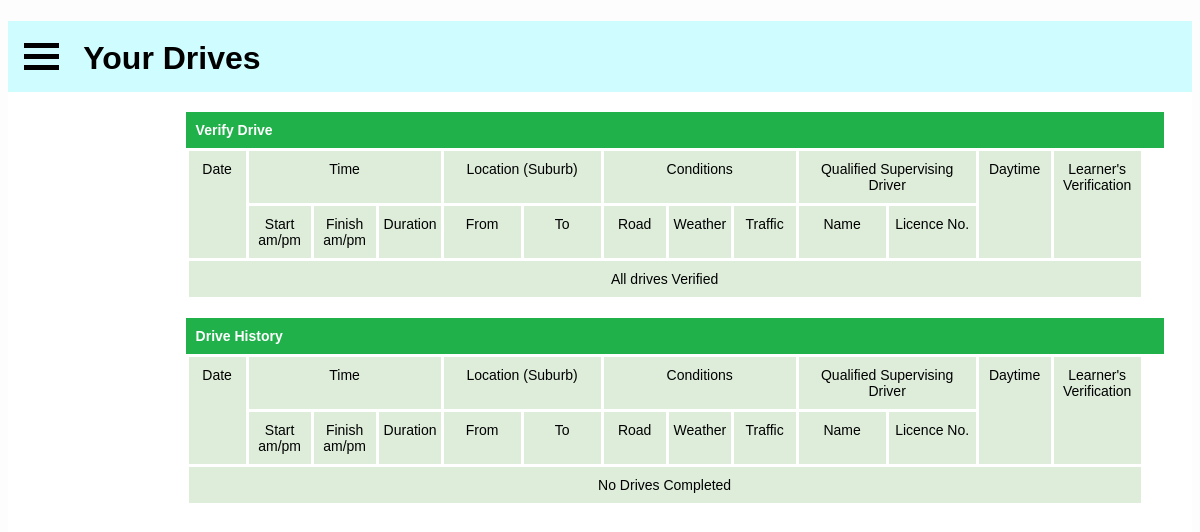
The app's page /learners/view-drives.php (signed in), older data.
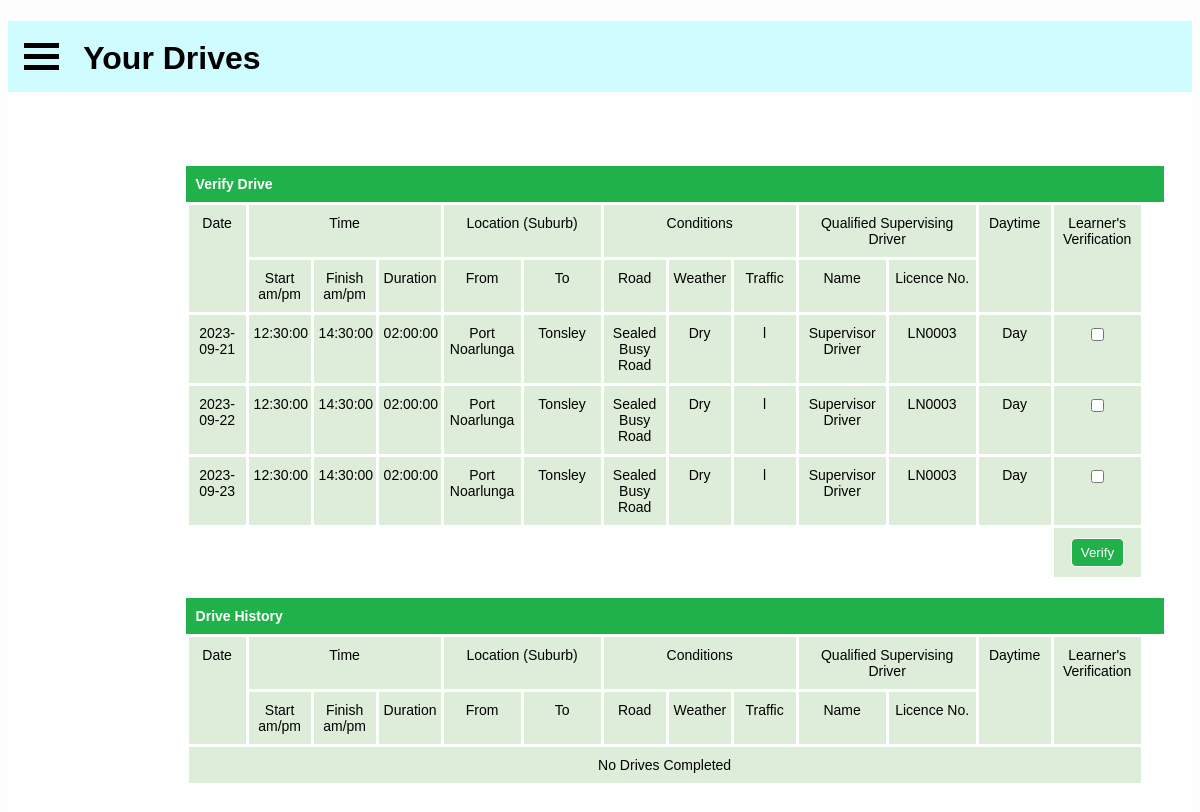
The same page, newer data.
### tables this page shows
CREATE TABLE Drives (
    id int NOT NULL AUTO_INCREMENT PRIMARY KEY,
    supervisorLicenceNumber varchar(6) NOT NULL,
    driveDate date,
    startTime time,
    endTime time,
    duration time GENERATED ALWAYS AS (TIMEDIFF(endTime, startTime)),
    fromLoc varchar(100),
    toLoc varchar(100),
    conditionRoadType varchar(20),
    conditionRoadCapacity varchar(20),
    conditionWeather varchar(20),
    conditionTraffic varchar(20),
    daytime boolean,
    learnerLicenceNo varchar(6) NOT NULL,
    verified boolean DEFAULT 0
) AUTO_INCREMENT = 1;

CREATE TABLE Users (
    id int NOT NULL AUTO_INCREMENT PRIMARY KEY,
    email varchar(100) UNIQUE,
    password varchar(100),
    phoneNumber varchar(10),
    firstName varchar(100),
    lastName varchar(100),
    dob date,
    learner boolean DEFAULT 0,
    instructor boolean DEFAULT 0,
    supervisor boolean DEFAULT 0,
    government boolean DEFAULT 0,
    licenceNo varchar(6),
    hasTempPassword boolean DEFAULT 0
) AUTO_INCREMENT = 1;

### learners/view-drives.php (the view, shortened to what this page needs)
<?php
require_once "../inc/db-session-include.php";
?>
<!DOCTYPE html>
<html lang="en">
<head>
    <link rel="stylesheet" href="../style/drive-table.css" />
    <link rel="stylesheet" href="../style/menu-style.css" />
</head>
<body>
    <?php
    require_once "learner-menu.php";
    ?>
    <div class="center" id="container">
        <?php
        $licenceNo = "";
        $sql = "SELECT licenceNo FROM Users WHERE id = '" . $_SESSION["userID"] . "';";
        if ($result = mysqli_query($conn, $sql)) {
            if (mysqli_num_rows($result) > 0) {
                $row = mysqli_fetch_assoc($result);
                $licenceNo = $row["licenceNo"];
            }
        }
        echo "<form action='verify-drive.php' method='post'>";
        echo '<table class="tg">
        <caption>Verify Drive</caption>
        <colgroup>
        <col style="width: 60px">
        <col style="width: 65px">
        <col style="width: 65px">
        <col style="width: 65px">
        <col style="width: 80px">
        <col style="width: 80px">
        <col style="width: 65px">
        <col style="width: 65px">
        <col style="width: 65px">
        <col style="width: 90px">
        <col style="width: 90px">
        <col style="width: 75px">
        <col style="width: 90px">
        </colgroup>
        <thead>
        <tr>
            <td class="cells" rowspan="2">Date</td>
            <td class="cells" colspan="3">Time</td>
            <td class="cells" colspan="2">Location (Suburb)</td>
            <td class="cells" colspan="3">Conditions</td>
            <td class="cells" colspan="2">Qualified Supervising Driver</td>
            <td class="cells" rowspan="2">Daytime</td>
            <td class="cells" rowspan="2">Learner\'s<br>Verification</td>
        </tr>
        <tr>
            <td class="cells">Start<br>am/pm</td>
            <td class="cells">Finish<br>am/pm</td>
            <td class="cells">Duration<br></td>
            <td class="cells">From</td>
            <td class="cells">To</td>
            <td class="cells">Road</td>
            <td class="cells">Weather</td>
            <td class="cells">Traffic</td>
            <td class="cells">Name</td>
            <td class="cells">Licence No.</td>
        </tr>
        </thead>';
        $sql = "SELECT Drives.driveDate, Drives.startTime, Drives.endTime,
                       Drives.duration, Drives.fromLoc, Drives.toLoc,
                       Drives.conditionRoadType, Drives.conditionRoadCapacity, Drives.conditionWeather,
                       Drives.conditionTraffic, Drives.supervisorLicenceNumber, Drives.id,
                       Drives.daytime, Users.firstName, Users.lastName
                       FROM Drives JOIN Users ON Drives.supervisorLicenceNumber = Users.licenceNo WHERE Drives.verified=0 AND Drives.learnerLicenceNo = '$licenceNo';";
        if ($result = mysqli_query($conn, $sql)) {
            if (mysqli_num_rows($result) > 0) {
                while ($row = mysqli_fetch_assoc($result)) {
                    echo "<br>";
                    $day = $row['daytime'] ? "Day" : "Night";
                    $name = $row["firstName"] . " " . $row["lastName"];
                    echo "<tr>
                            <td>{$row['driveDate']}</td>
                            <td>{$row['startTime']}</td>
                            <td>{$row['endTime']}</td>
                            <td>{$row['duration']}</td>
                            <td>{$row['fromLoc']}</td>
                            <td>{$row['toLoc']}</td>
                            <td>{$row['conditionRoadType']} {$row['conditionRoadCapacity']}</td>
                            <td>{$row['conditionWeather']}</td>
                            <td>{$row['conditionTraffic']}</td>
                            <td>$name</td>
                            <td>{$row['supervisorLicenceNumber']}</td>
                            <td>$day</td>
                            <td><input type='checkbox' name='{$row["id"]}'/></td>
                          </tr>";
                }
                echo "
                <tr>
                    <td style='background-color: white'></td>
                    <td style='background-color: white'></td>
                    <td style='background-color: white'></td>
                    <td style='background-color: white'></td>
                    <td style='background-color: white'></td>
                    <td style='background-color: white'></td>
                    <td style='background-color: white'></td>
                    <td style='background-color: white'></td>
                    <td style='background-color: white'></td>
                    <td style='background-color: white'></td>
                    <td style='background-color: white'></td>
                    <td style='background-color: white'></td>
                    <td><input type='submit' id='submit-verify' value='Verify'/></td>
                </tr>";
            } else {
                echo "<tr><td colspan='13'>All drives Verified</td></tr>";
            }
        }
        echo "</table>";
        echo "</form><br>";
        ?>
        <?php
        echo '<table class="tg">
        <caption>Drive History</caption>
        <colgroup>
        <col style="width: 60px">
        <col style="width: 65px">
        <col style="width: 65px">
        <col style="width: 65px">
        <col style="width: 80px">
        <col style="width: 80px">
        <col style="width: 65px">
        <col style="width: 65px">
        <col style="width: 65px">
        <col style="width: 90px">
        <col style="width: 90px">
        <col style="width: 75px">
        <col style="width: 90px">
        </colgroup>
        <thead>
        <tr>
            <td class="cells" rowspan="2">Date</td>
            <td class="cells" colspan="3">Time</td>
            <td class="cells" colspan="2">Location (Suburb)</td>
            <td class="cells" colspan="3">Conditions</td>
            <td class="cells" colspan="2">Qualified Supervising Driver</td>
            <td class="cells" rowspan="2">Daytime</td>
            <td class="cells" rowspan="2">Learner\'s<br>Verification</td>
        </tr>
        <tr>
            <td class="cells">Start<br>am/pm</td>
            <td class="cells">Finish<br>am/pm</td>
            <td class="cells">Duration<br></td>
            <td class="cells">From</td>
            <td class="cells">To</td>
            <td class="cells">Road</td>
            <td class="cells">Weather</td>
            <td class="cells">Traffic</td>
            <td class="cells">Name</td>
            <td class="cells">Licence No.</td>
        </tr>
        </thead>';
        $sql = "SELECT * FROM Drives JOIN Users ON Drives.supervisorLicenceNumber = Users.licenceNo WHERE Drives.verified=1 AND Drives.learnerLicenceNo = '$licenceNo';";
        if ($result = mysqli_query($conn, $sql)) {
            if (mysqli_num_rows($result) > 0) {
                while ($row = mysqli_fetch_assoc($result)) {
                    $day = $row['daytime'] ? "Day" : "Night";
                    $name = $row["firstName"] . " " . $row["lastName"];
                    echo "<tr>
                        <td>{$row['driveDate']}</td>
                        <td>{$row['startTime']}</td>
                        <td>{$row['endTime']}</td>
                        <td>{$row['duration']}</td>
                        <td>{$row['fromLoc']}</td>
                        <td>{$row['toLoc']}</td>
                        <td>{$row['conditionRoadType']} {$row['conditionRoadCapacity']}</td>
                        <td>{$row['conditionWeather']}</td>
                        <td>{$row['conditionTraffic']}</td>
                        <td>$name</td>
                        <td>{$row['supervisorLicenceNumber']}</td>
                        <td>$day</td>
                        <td>Verified</td>
                        <td></td>
                      </tr>";
                }
            } else {
                echo "<tr><td colspan='14'>No Drives Completed</td></tr>";
            }
        }
        echo "</table>";
        ?>
    </div>
</body>
</html>

### learners/learner-menu.php (shortened to what this page needs)
<h1 class="title-banner" id="home-page-header">
    <div class="dropdown">
        <button class="dropbtn">
            <div class="bar"></div>
            <div class="bar"></div>
            <div class="bar"></div>
        </button>
    </div>
    <label class="title-text" id="page-title">Home Page</label>
</h1>

### style/drive-table.css (style rules this page uses)
body { background-color: #ffffff; }
caption { background-color: #20b14b; padding: 10px 10px; width: 100%; margin: 0; color: white; text-align: left; font-weight: bold; }
#container.center { top: 50%; left: 50%; }
.center { margin: auto; width: 70%; }
#container { padding: 10px 40px 40px 40px; max-width: 100%; }
label { margin-bottom: 10px; }
input#submit-verify { position: relative; right: 15%; background-color: #20b14b; color: white; border: white 1px solid; padding: 6px 9px; border-radius: 5px; }
table { text-decoration: solid; font-size: 14px; width: 1000px; table-layout: fixed; width: 705px; border-color: #a9a9a9; empty-cells: hide; }
#submit-verify { float: right; cursor: pointer; }
.tg { border-collapse: collapse; border-spacing: 0; text-align: center; }
.tg td { border-style: solid; border-width: 1px; font-family: Arial, sans-serif; font-size: 14px; overflow: hidden; padding: 10px 5px; word-break: normal; border: white 3px solid; text-align: center; empty-cells: hide; }
.tg .cells { background-color: #ddedda; border-color: #ffffff; text-align: center; vertical-align: top; }
td { background-color: #ddedda; border-color: #ffffff; text-align: left; vertical-align: top; }

### style/menu-style.css (style rules this page uses)
html { background-color: #fdfdfd; }
body { font-family: Helvetica, Arial, sans-serif; }
.title-banner { text-align: left; margin-bottom: 10px; background-color: #cffcff; }
.title-text { position: relative; bottom: 7px }
.dropbtn { background-color: #cffcff; color: white; padding: 16px; font-size: 16px; border: none; }
.dropdown { position: left; display: inline-block; }
.bar { width: 35px; height: 5px; background-color: Black; margin: 6px 0; }

Row changes from the older to the newer data that the page shows:
now on this page (row edited): drives: driveDate "2023-09-21", startTime "12:30:00", endTime "14:30:00", duration "02:00:00", fromLoc "Port Noarlunga", toLoc "Tonsley", conditionRoadType "Sealed", conditionRoadCapacity "Busy Road", conditionWeather "Dry", conditionTraffic "l", users.firstName+lastName "Supervisor Driver", supervisorLicenceNumber "LN0003", daytime "Day"
now on this page (row edited): drives: driveDate "2023-09-22", startTime "12:30:00", endTime "14:30:00", duration "02:00:00", fromLoc "Port Noarlunga", toLoc "Tonsley", conditionRoadType "Sealed", conditionRoadCapacity "Busy Road", conditionWeather "Dry", conditionTraffic "l", users.firstName+lastName "Supervisor Driver", supervisorLicenceNumber "LN0003", daytime "Day"
now on this page (row edited): drives: driveDate "2023-09-23", startTime "12:30:00", endTime "14:30:00", duration "02:00:00", fromLoc "Port Noarlunga", toLoc "Tonsley", conditionRoadType "Sealed", conditionRoadCapacity "Busy Road", conditionWeather "Dry", conditionTraffic "l", users.firstName+lastName "Supervisor Driver", supervisorLicenceNumber "LN0003", daytime "Day"
Text that changed along with them:
form field value: (not shown) → "Verify"
text no longer shown: "All drives Verified"
